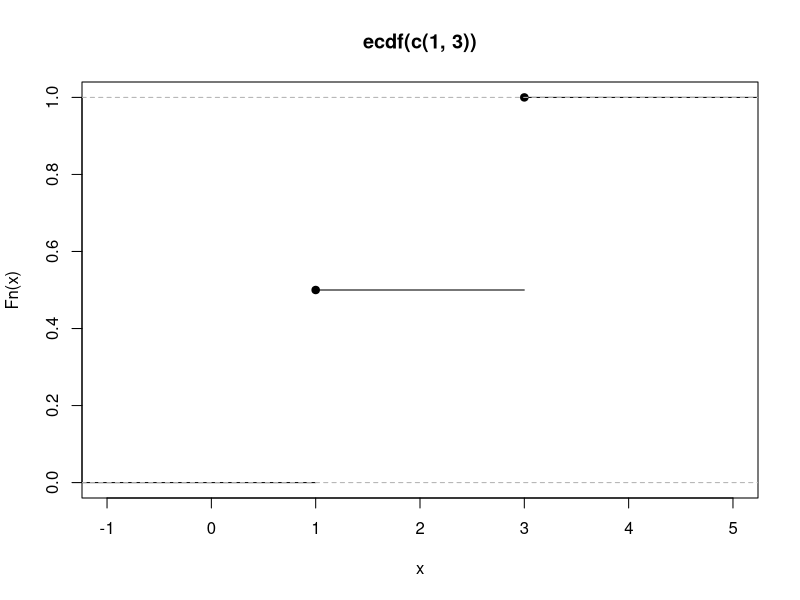

The R script that drew this image:
## ---- chunk 1
set.seed(1)
n=2
M=sapply(1:1000,function(x) sample(c(1,3),2,replace=TRUE)) #matrix of 1000 columns each containing 2 R.V.'s that is a sample from the empirical distribution



#M  #uncomment if you want to see the matrix of samples
plot(ecdf(c(1,3))) #plot the cdf of simulated variable X_i in the first sample of the matrix
## ---- chunk 2

samplemean=apply(M,2,function(x) mean(x)) #a vector with the samplemean of each of the columns of XM

samplevariance=c() #initialize a vector "samplevariance"

#using definition of the sample variance from page 137 (Ross),this for loop calculates the sample variance of each of the rows in XM
for(i in 1:100){  
  samplevariance=append(samplevariance,sum(sapply(M[,i], function(x) (x-samplemean[i])^2))/(n-1))
  } 
## ---- chunk 3
#the estimated variance of the sample variance
var(samplevariance)  
